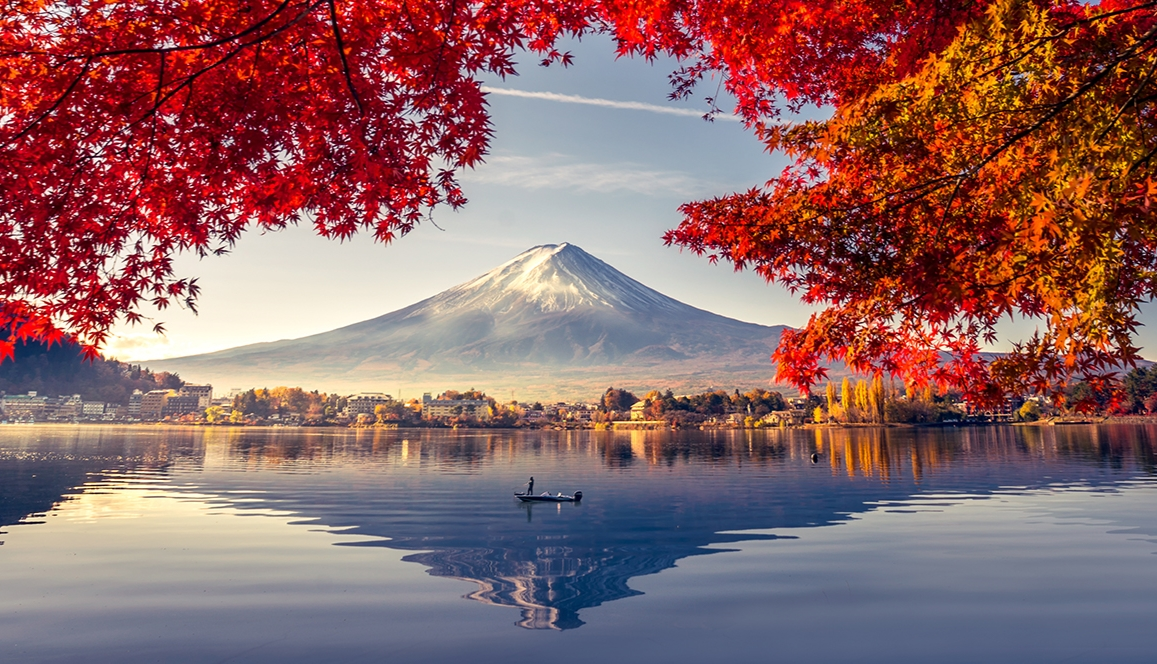
#> input picture Assignment4/img.jpg, 1157 x 664 px
$ python Assignment4.py
#> lines starting #> are read from the running program, lines starting #| are printed output that depends on the picture


import cv2
import numpy as np

img_path = r"img.jpg"
img = cv2.imread(img_path)
#> img is the input picture: shape (664, 1157, 3); mean B, G, R 101.6, 100.5, 140.9
img = cv2.resize(img, (1157, 664))
cv2.imshow("Color Image", img)


img.shape


b, g, r = cv2.split(img)
zeros_ch = np.zeros(img.shape[0:2], dtype="uint8")
blue_img = cv2.merge([b, zeros_ch, zeros_ch])
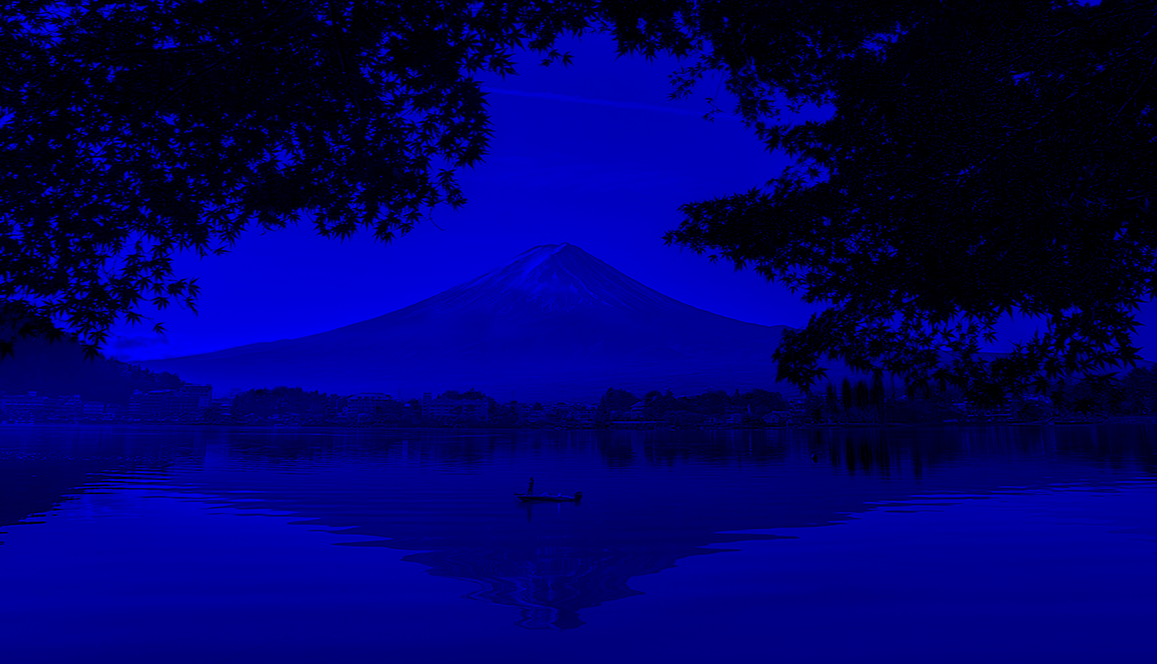
#> blue_img: shape (664, 1157, 3); mean of channels 0, 1, 2 101.6, 0, 0; drawn as B, G, R
cv2.imshow("Blue Image", blue_img)

green_img = cv2.merge([zeros_ch, g, zeros_ch])
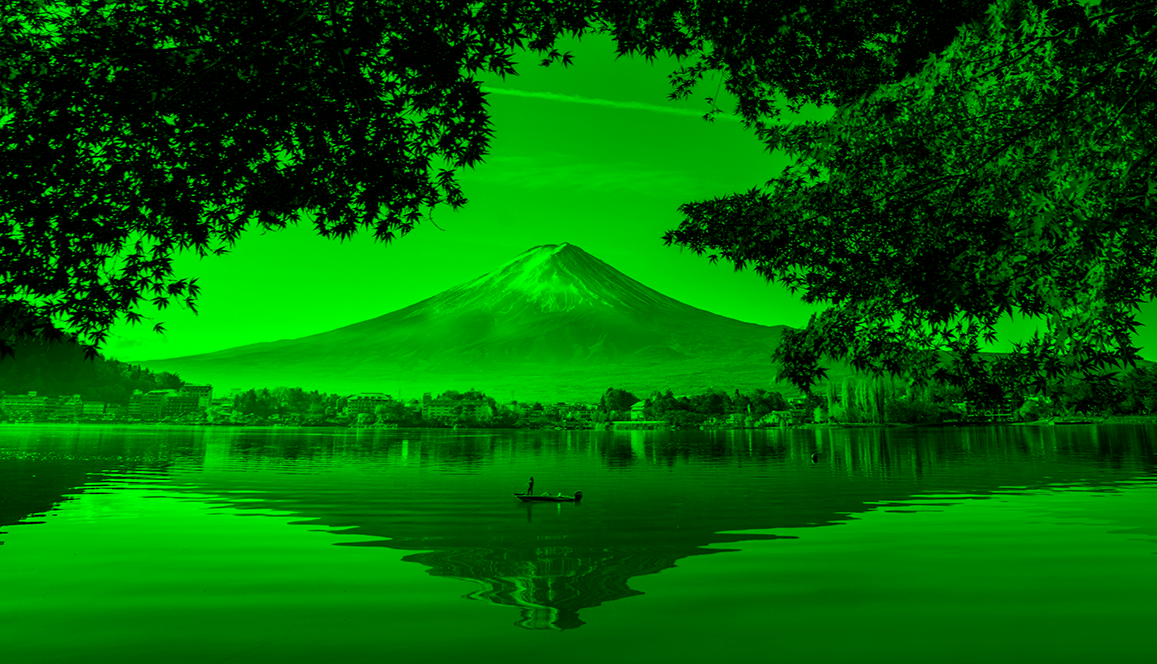
#> green_img: shape (664, 1157, 3); mean of channels 0, 1, 2 0, 100.5, 0; drawn as B, G, R
cv2.imshow("Green Image", green_img)


red_img = cv2.merge([zeros_ch, zeros_ch, r])
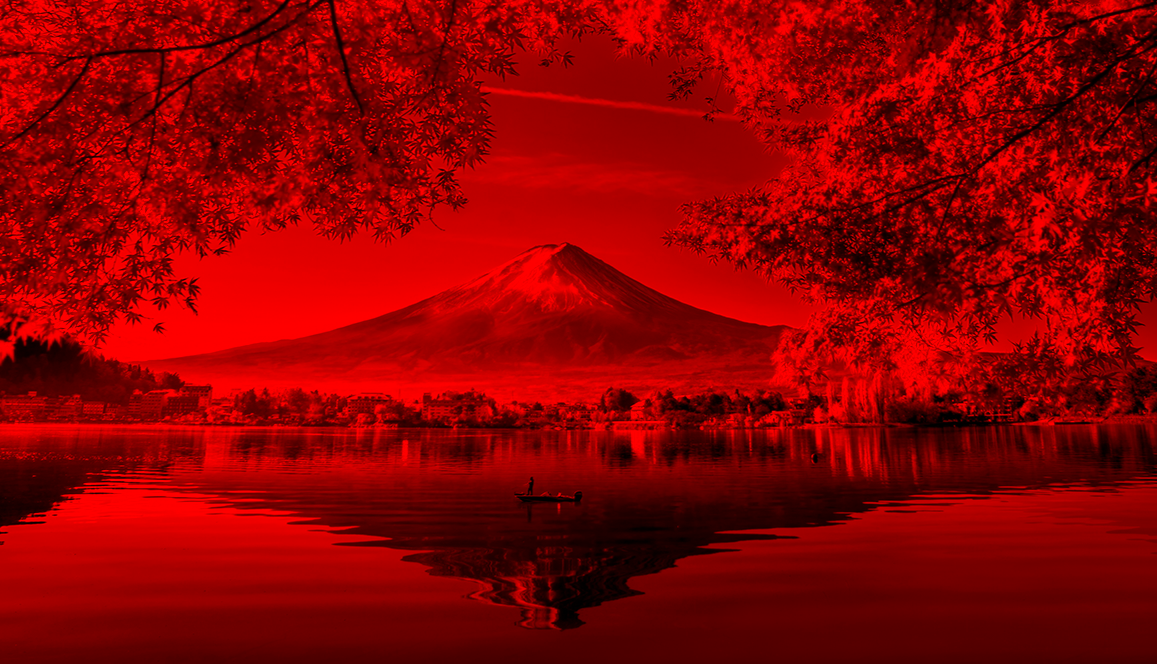
#> red_img: shape (664, 1157, 3); mean of channels 0, 1, 2 0, 0, 140.9; drawn as B, G, R
cv2.imshow("Red Image", red_img)


img = cv2.resize(img, (400,300))
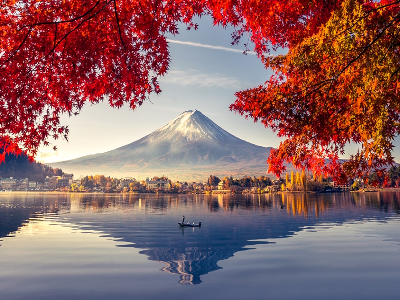
#> img: shape (300, 400, 3); mean B, G, R 101.5, 100.4, 140.8
red_array = np.zeros(img.shape, dtype="uint8")
red_array[:,:,2] = img[:,:,2]
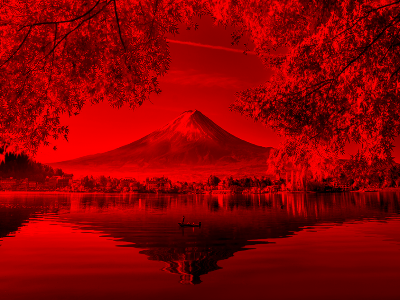
#> red_array: shape (300, 400, 3); mean B, G, R 0, 0, 140.8
green_array = np.zeros(img.shape, dtype="uint8")
green_array[:,:,1] = img[:,:,1]
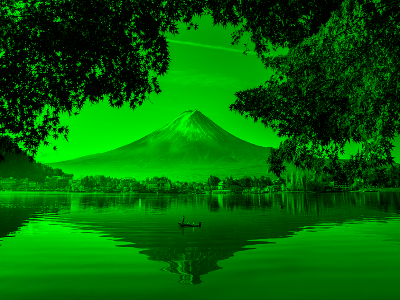
#> green_array: shape (300, 400, 3); mean B, G, R 0, 100.4, 0
blue_array = np.zeros(img.shape, dtype="uint8")
blue_array[:,:,0] = img[:,:,0]
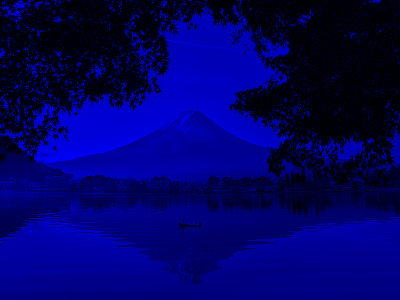
#> blue_array: shape (300, 400, 3); mean B, G, R 101.5, 0, 0
cv2.waitKey(0)
